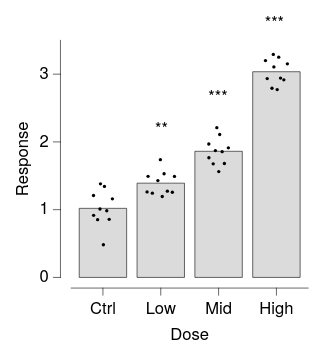

Specify this chart in Vega-Lite:
### Vega-Lite specification from a JSON file in a GitHub repository (floating-point values rounded to 4 significant figures)
{"background": null, "config": {"arc": {"fill": "#DBDBDB", "fillOpacity": 1.0, "innerRadius": 25.0, "padAngle": 0.03, "stroke": "black", "strokeOpacity": 1, "strokeWidth": 0.25}, "area": {"fill": "#DBDBDB", "fillOpacity": 1.0, "stroke": "black", "strokeOpacity": 1, "strokeWidth": 0.25}, "axis": {"domain": true, "domainCap": "round", "domainColor": "black", "domainWidth": 0.25, "grid": false, "gridCap": "round", "gridColor": "#F1F1F1", "gridDash": [0, 0], "gridOpacity": 1.0, "gridWidth": 0.25, "labelColor": "black", "labelFont": "Helvetica Neue, HelveticaNeue, Helvetica, Arial, sans-serif", "labelFontSize": 7, "labelFontStyle": "normal", "labelFontWeight": 400, "offset": 4.5, "ticks": true, "tickCap": "round", "tickColor": "black", "tickRound": false, "tickSize": 3, "tickWidth": 0.25, "titleColor": "black", "titleFont": "Helvetica Neue, HelveticaNeue, Helvetica, Arial, sans-serif", "titleFontSize": 7, "titleFontStyle": "normal", "titleFontWeight": 400}, "axisX": {"domain": true, "labelAlign": "center", "labelAngle": 0, "labels": true, "ticks": true, "translate": 0}, "axisY": {"domain": true, "labelAlign": "right", "labelAngle": 0, "labels": true, "ticks": true, "translate": 0}, "axisRight": {"domain": true, "labelAlign": "left", "labelAngle": 0, "labels": true, "ticks": true, "translate": 0}, "axisTop": {"domain": true, "labelAlign": "center", "labelAngle": 0, "labels": true, "ticks": true, "translate": 0}, "axisBand": {"tickOffset": 0}, "bar": {"fill": "#DBDBDB", "fillOpacity": 1.0, "stroke": "black", "strokeOpacity": 1, "strokeWidth": 0.25}, "boxplot": {"size": 9.0, "ticks": {"cornerRadius": 0.25, "fill": "black", "opacity": 1, "size": 4.5, "thickness": 0.25}, "box": {"fillOpacity": 1.0, "stroke": "black", "strokeOpacity": 1, "strokeWidth": 0.25}, "median": {"cornerRadius": 0, "fill": "black", "fillOpacity": 1.0, "opacity": 1, "size": 9.0, "thickness": 0.25}, "rule": {"fill": "black", "fillOpacity": 1.0, "size": 10.0, "stroke": "black", "strokeDash": [0, 0], "strokeOpacity": 1, "strokeWidth": 0.25}, "outliers": {"color": "black", "fill": "black", "fillOpacity": 1.0, "size": 0, "stroke": "black", "strokeOpacity": 1, "strokeWidth": 0.25}}, "circle": {"fill": "black", "fillOpacity": 1.0, "size": 1.25, "stroke": null, "strokeOpacity": 1, "strokeWidth": 0.25}, "errorband": {"band": {"fillOpacity": 0.6, "stroke": null, "strokeWidth": 0.25, "strokeOpacity": 1}, "borders": {"opacity": 0, "strokeOpacity": 0.25, "strokeWidth": 1}}, "errorbar": {"opacity": 1, "rule": {"strokeDash": [0, 0], "strokeWidth": 0.25}, "ticks": {"color": "black", "cornerRadius": 0.125, "opacity": 1, "size": 6.0, "thickness": 0.25}, "thickness": 0.25}, "font": "Helvetica Neue, HelveticaNeue, Helvetica, Arial, sans-serif", "geoshape": {"fill": "#DBDBDB", "fillOpacity": 1.0, "stroke": "black", "strokeOpacity": 1, "strokeWidth": 0.25}, "header": {"labelColor": "black", "labelFont": "Helvetica Neue, HelveticaNeue, Helvetica, Arial, sans-serif", "labelFontSize": 7, "labelFontStyle": "normal", "labelFontWeight": 400, "titleColor": "black", "titleFont": "Helvetica Neue, HelveticaNeue, Helvetica, Arial, sans-serif", "titleFontSize": 7, "titleFontStyle": "normal", "titleFontWeight": 400, "titlePadding": 0}, "legend": {"disable": false, "offset": 4.5, "titlePadding": 4, "labelOffset": 2, "gradientLabelOffset": 2, "gradientLength": 50.0, "gradientThickness": 5.0, "gradientOpacity": 1.0, "gradientStrokeColor": "black", "gradientStrokeWidth": 0.25, "labelColor": "black", "labelFont": "Helvetica Neue, HelveticaNeue, Helvetica, Arial, sans-serif", "labelFontSize": 7, "labelFontStyle": "normal", "labelFontWeight": 400, "strokeColor": "black", "strokeWidth": 0, "symbolSize": 42, "symbolStrokeColor": "black", "symbolStrokeWidth": 0.25, "titleColor": "black", "titleFont": "Helvetica Neue, HelveticaNeue, Helvetica, Arial, sans-serif", "titleFontSize": 7, "titleFontStyle": "normal", "titleFontWeight": 400}, "line": {"color": "black", "stroke": "black", "strokeCap": "butt", "strokeDash": [0, 0], "strokeOpacity": 1, "strokeWidth": 0.5}, "point": {"filled": true, "fill": "#DBDBDB", "fillOpacity": 1.0, "size": 5.0, "stroke": "black", "strokeOpacity": 1, "strokeWidth": 0.25}, "range": {"category": ["#B2B2B2", "#636363", "#4A7CD3", "#008542", "#382864", "#509F98", "#284F93", "#005226", "#A398D6", "#173633"], "diverging": {"scheme": ["#443E60", "#5F597E", "#7C759B", "#9994B6", "#B7B4CC", "#D6D5DC", "#F6F6F6", "#D1DAD9", "#A4C2BF", "#7AA9A4", "#578E89", "#37736E", "#1B5954"]}, "heatmap": {"scheme": ["#32022B", "#43044D", "#4C196E", "#4D338C", "#484DA6", "#3A68BB", "#1D83CA", "#1D9CCB", "#23B5C9", "#28CDC5", "#4DE0B4", "#91EE9F"]}, "ordinal": {"scheme": ["#F1F1F1", "#DBDBDB", "#C6C6C6", "#B2B2B2", "#9D9D9D", "#898989", "#767676", "#636363", "#515151", "#404040", "#2F2F2F", "#1F1F1F"]}, "ramp": {"scheme": ["#32022B", "#43044D", "#4C196E", "#4D338C", "#484DA6", "#3A68BB", "#1D83CA", "#1D9CCB", "#23B5C9", "#28CDC5", "#4DE0B4", "#91EE9F"]}}, "rule": {"color": "black", "stroke": "black", "strokeCap": "round", "strokeDash": [2, 2], "strokeOpacity": 1, "strokeWidth": 0.25}, "scale": {"bandPaddingInner": 0.1, "bandPaddingOuter": 0.1, "round": false}, "rect": {"fill": "#DBDBDB", "fillOpacity": 1.0, "stroke": "black", "strokeOpacity": 1, "strokeWidth": 0.25}, "square": {"fill": "#DBDBDB", "fillOpacity": 1.0, "size": 10.0, "stroke": "black", "strokeOpacity": 1, "strokeWidth": 0.25}, "text": {"color": "black", "font": "Helvetica Neue, HelveticaNeue, Helvetica, Arial, sans-serif", "fontSize": 7, "fontStyle": "normal", "fontWeight": 400}, "tick": {"color": "black", "cornerRadius": 0.125, "opacity": 1.0, "size": 9.0, "thickness": 0.25}, "title": {"anchor": "middle", "frame": "group", "color": "black", "font": "Helvetica Neue, HelveticaNeue, Helvetica, Arial, sans-serif", "fontSize": 7, "fontStyle": "normal", "fontWeight": 400, "subtitleColor": "black", "subtitleFont": "Helvetica Neue, HelveticaNeue, Helvetica, Arial, sans-serif", "subtitleFontSize": "Helvetica Neue, HelveticaNeue, Helvetica, Arial, sans-serif", "subtitleFontStyle": "normal", "subtitleFontWeight": 400}, "trail": {"color": "black", "opacity": 1, "size": 0.5}, "view": {"continuousWidth": 100, "continuousHeight": 100, "discreteWidth": 100, "discreteHeight": 100, "fill": null, "stroke": null, "strokeWidth": 0.25}}, "layer": [{"mark": {"type": "bar", "size": 20.0}, "encoding": {"x": {"field": "dose", "sort": ["Ctrl", "Low", "Mid", "High"], "title": "Dose", "type": "nominal"}, "y": {"aggregate": "mean", "field": "response", "title": "Response", "type": "quantitative"}}}, {"mark": {"type": "circle", "size": 2}, "encoding": {"x": {"field": "dose", "sort": ["Ctrl", "Low", "Mid", "High"], "title": "Dose", "type": "nominal"}, "xOffset": {"field": "quasirandom_x", "scale": {"domain": [-6.84, 6.84]}, "type": "quantitative"}, "y": {"field": "response", "type": "quantitative"}}}, {"layer": [{"data": {"values": [{"y": 1.739, "label": "**", "__dysonsphere__": 1}]}, "mark": {"type": "text", "align": "center", "baseline": "bottom", "dy": -10.0, "fontSize": 7}, "encoding": {"text": {"field": "label", "type": "nominal"}, "x": {"value": 38.1}, "y": {"field": "y", "type": "quantitative"}}}, {"data": {"values": [{"y": 2.211, "label": "***", "__dysonsphere__": 1}]}, "mark": {"type": "text", "align": "center", "baseline": "bottom", "dy": -10.0, "fontSize": 7}, "encoding": {"text": {"field": "label", "type": "nominal"}, "x": {"value": 61.9}, "y": {"field": "y", "type": "quantitative"}}}, {"data": {"values": [{"y": 3.292, "label": "***", "__dysonsphere__": 1}]}, "mark": {"type": "text", "align": "center", "baseline": "bottom", "dy": -10.0, "fontSize": 7}, "encoding": {"text": {"field": "label", "type": "nominal"}, "x": {"value": 85.71}, "y": {"field": "y", "type": "quantitative"}}}], "name": "__dysonsphere_f2213797901bf1ad_15"}], "data": {"name": "data-107881c97ce83a8aa5e9de0b22f17440"}, "$schema": "https://vega.github.io/schema/vega-lite/v6.4.1.json", "datasets": {"data-107881c97ce83a8aa5e9de0b22f17440": [{"dose": "Ctrl", "response": 1.01, "quasirandom_x": -0.7785}, {"dose": "Ctrl", "response": 1.381, "quasirandom_x": -0.6519}, {"dose": "Ctrl", "response": 1.343, "quasirandom_x": 0.399}, {"dose": "Ctrl", "response": 0.8571, "quasirandom_x": 1.643}, {"dose": "Ctrl", "response": 0.9166, "quasirandom_x": -2.445}, {"dose": "Ctrl", "response": 0.8523, "quasirandom_x": -1.399}, {"dose": "Ctrl", "response": 1.16, "quasirandom_x": 2.484}, {"dose": "Ctrl", "response": 0.9843, "quasirandom_x": 1.005}, {"dose": "Ctrl", "response": 1.209, "quasirandom_x": -2.484}, {"dose": "Ctrl", "response": 0.4827, "quasirandom_x": 0.1128}, {"dose": "Low", "response": 1.739, "quasirandom_x": -0.1048}, {"dose": "Low", "response": 1.273, "quasirandom_x": 1.73}, {"dose": "Low", "response": 1.491, "quasirandom_x": 3.6}, {"dose": "Low", "response": 1.262, "quasirandom_x": -3.6}, {"dose": "Low", "response": 1.194, "quasirandom_x": 0.392}, {"dose": "Low", "response": 1.43, "quasirandom_x": -0.762}, {"dose": "Low", "response": 1.531, "quasirandom_x": 0.8723}, {"dose": "Low", "response": 1.243, "quasirandom_x": -2.21}, {"dose": "Low", "response": 1.257, "quasirandom_x": 3.043}, {"dose": "Low", "response": 1.492, "quasirandom_x": -3.34}, {"dose": "Mid", "response": 1.856, "quasirandom_x": 0.935}, {"dose": "Mid", "response": 1.676, "quasirandom_x": -1.418}, {"dose": "Mid", "response": 2.211, "quasirandom_x": -0.4617}, {"dose": "Mid", "response": 1.912, "quasirandom_x": 2.569}, {"dose": "Mid", "response": 1.562, "quasirandom_x": 0.0429}, {"dose": "Mid", "response": 1.872, "quasirandom_x": -0.8404}, {"dose": "Mid", "response": 1.969, "quasirandom_x": -2.569}, {"dose": "Mid", "response": 1.766, "quasirandom_x": -2.548}, {"dose": "Mid", "response": 1.682, "quasirandom_x": 1.528}, {"dose": "Mid", "response": 2.11, "quasirandom_x": 0.286}, {"dose": "High", "response": 3.251, "quasirandom_x": 0.6013}, {"dose": "High", "response": 2.935, "quasirandom_x": -2.42}, {"dose": "High", "response": 2.792, "quasirandom_x": -1.168}, {"dose": "High", "response": 3.108, "quasirandom_x": -0.6679}, {"dose": "High", "response": 3.201, "quasirandom_x": -2.878}, {"dose": "High", "response": 2.916, "quasirandom_x": 1.949}, {"dose": "High", "response": 3.153, "quasirandom_x": 2.878}, {"dose": "High", "response": 3.292, "quasirandom_x": -0.8196}, {"dose": "High", "response": 2.942, "quasirandom_x": 1.075}, {"dose": "High", "response": 2.772, "quasirandom_x": 0.2021}]}}
